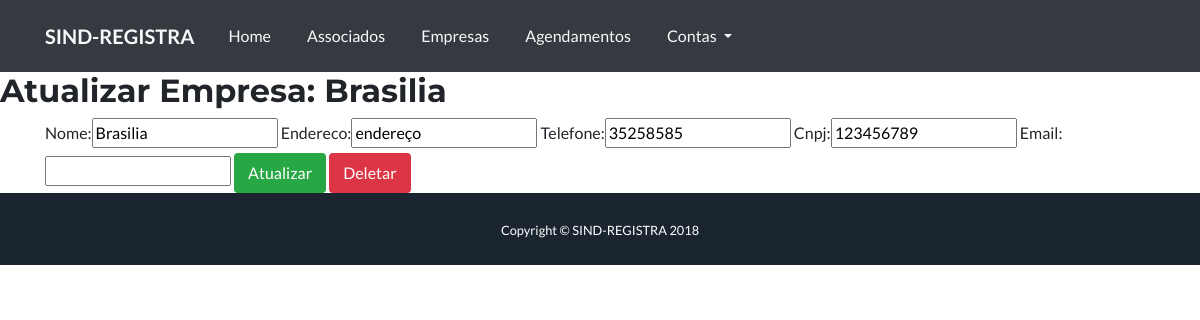
Page /empresa-update/1/ on the committed database.
### core/models.py (models this page shows)
class Empresa(models.Model):
    nome = models.CharField(max_length=100)
    endereco= models.CharField(max_length=100)
    telefone = models.CharField(max_length=12)
    cnpj = models.CharField(max_length=15)
    email = models.CharField(max_length=30)
    def __str__(self):
        return self.nome

### core/views.py (the view)
# urls.py: re_path('empresa-update/(?P<id>\d+)/$', empresa_update, name = 'core_empresa_update'),
def empresa_update(request, id):
    data = {}
    empresa = Empresa.objects.get(id=id)
    form = EmpresaForm(request.POST or None, instance=empresa)
    data['empresa'] = empresa
    data['form'] = form
    if request.method == 'POST':
        if form.is_valid():
            form.save()
            messages.info(request,"Empresa editada com sucesso")
            return redirect('core_lista_empresas')
    else:
        return render(request, 'core/update_empresa.html', data)

### core/forms.py
class EmpresaForm(ModelForm):
  class Meta:
    model = Empresa
    fields = "__all__"

### core/templates/core/update_empresa.html (shortened to what this page needs)
{% extends 'base.html' %}
{% load bootstrap %}
{% block conteudo %}
<div class="row">
                <div class="col">
<html lang="pt-br">
<head>
        <h2>Atualizar Empresa: {{ empresa }}</h2>
</head>
<body>
        <div class="container">
        <form action="{% url 'core_empresa_update' empresa.id %}" method="POST">
        {{ form|bootstrap }}
        <button type="submit" class="btn btn-success">Atualizar</button>
        <a href="{% url 'core_empresa_delete' empresa.id %}" class="btn btn-danger">Deletar</a>
        </form>
        </div>
</body>
        </div>
</div>
</html>
{% endblock conteudo %}

### rows in the picture
Empresa: nome "Brasilia", endereco "endereço", telefone "35258585", cnpj "123456789"
